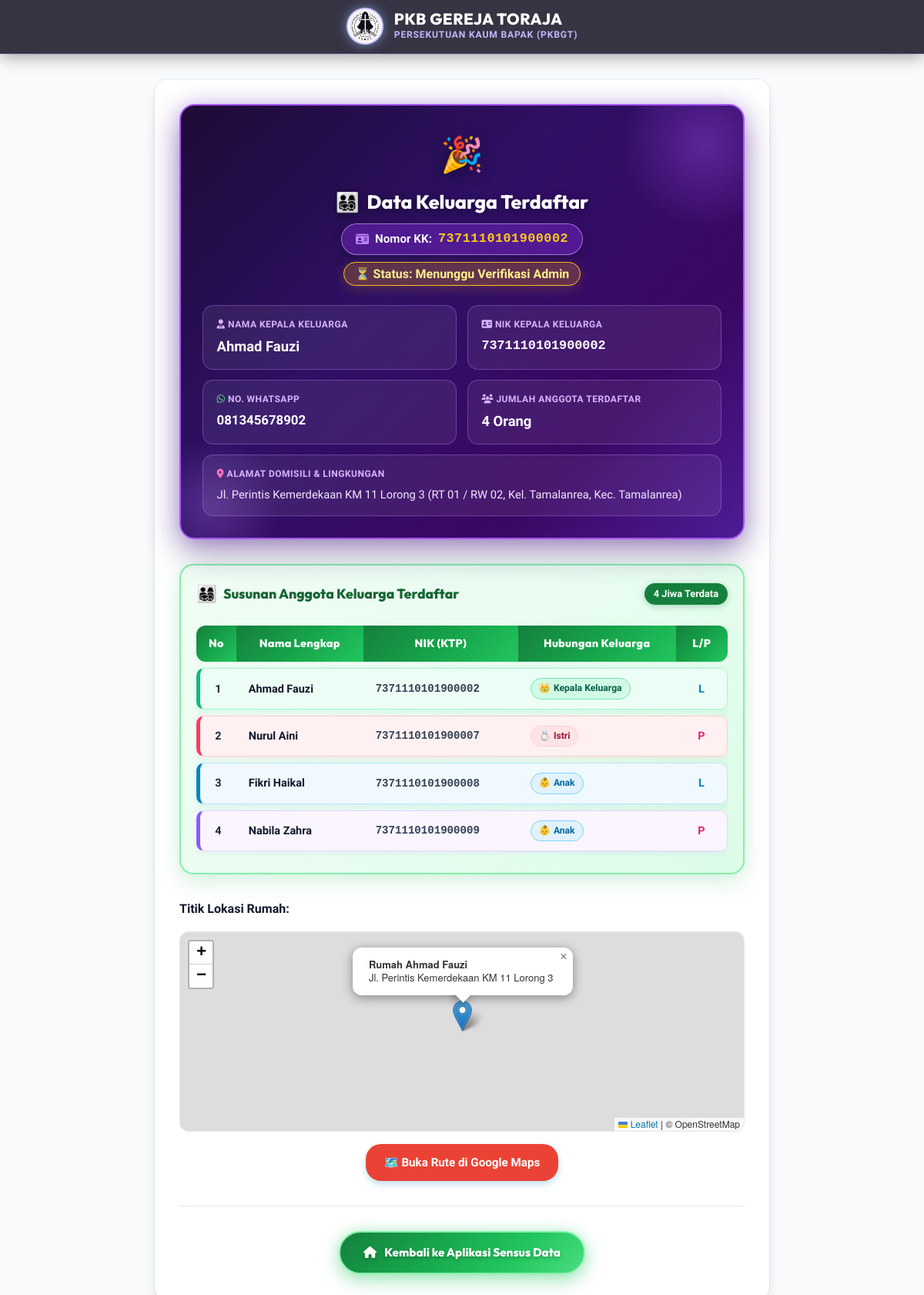
Page /pkb/sukses.php?id=2 on the committed database.
### tables this page shows
CREATE TABLE IF NOT EXISTS `families` (
    `id` INT AUTO_INCREMENT PRIMARY KEY,
    `no_kk` VARCHAR(16) NOT NULL UNIQUE,
    `nik_kepala` VARCHAR(16) NOT NULL,
    `nama_kepala` VARCHAR(100) NOT NULL,
    `no_hp` VARCHAR(20) NOT NULL,
    `rt` VARCHAR(10) DEFAULT '',
    `rw` VARCHAR(10) DEFAULT '',
    `kelurahan` VARCHAR(100) DEFAULT '',
    `kecamatan` VARCHAR(100) DEFAULT '',
    `alamat_lengkap` TEXT NOT NULL,
    `latitude` DECIMAL(10, 8) NOT NULL,
    `longitude` DECIMAL(11, 8) NOT NULL,
    `jumlah_tanggungan` INT DEFAULT 0,
    `foto_rumah` VARCHAR(255) DEFAULT NULL,
    `status_verifikasi` ENUM('pending', 'terverifikasi', 'ditolak') DEFAULT 'pending',
    `catatan_admin` TEXT DEFAULT NULL,
    `created_at` TIMESTAMP DEFAULT CURRENT_TIMESTAMP,
    `updated_at` TIMESTAMP DEFAULT CURRENT_TIMESTAMP ON UPDATE CURRENT_TIMESTAMP,
    INDEX `idx_kk` (`no_kk`),
    INDEX `idx_nik` (`nik_kepala`),
    INDEX `idx_coords` (`latitude`, `longitude`)
);

CREATE TABLE IF NOT EXISTS `family_members` (
    `id` INT AUTO_INCREMENT PRIMARY KEY,
    `family_id` INT NOT NULL,
    `nik` VARCHAR(16) NOT NULL,
    `nama_lengkap` VARCHAR(100) NOT NULL,
    `hubungan_keluarga` VARCHAR(50) NOT NULL,
    `jenis_kelamin` ENUM('L', 'P') NOT NULL,
    `tempat_lahir` VARCHAR(50) DEFAULT '',
    `tanggal_lahir` DATE NULL,
    `agama` VARCHAR(30) DEFAULT 'Islam',
    `pendidikan_terakhir` VARCHAR(50) DEFAULT '',
    `pekerjaan` VARCHAR(100) DEFAULT '',
    `created_at` TIMESTAMP DEFAULT CURRENT_TIMESTAMP,
    FOREIGN KEY (`family_id`) REFERENCES `families`(`id`) ON DELETE CASCADE
);

### pkb/sukses.php (the view, shortened to what this page needs)
<?php
$id = isset($_GET['id']) ? intval($_GET['id']) : 0;
$no_kk = isset($_GET['kk']) ? clean($_GET['kk']) : '';
$db = get_db();
$stmt = $db->prepare("SELECT * FROM families WHERE id = ? OR no_kk = ? LIMIT 1");
$stmt->execute([$id, $no_kk]);
$family = $stmt->fetch();
$stmtMembers = $db->prepare("SELECT * FROM family_members WHERE family_id = ? ORDER BY id ASC");
$stmtMembers->execute([$family['id']]);
$members = $stmtMembers->fetchAll();
?>
<!DOCTYPE html>
<html lang="id">
<head>
    <link rel="stylesheet" href="https://cdnjs.cloudflare.com/ajax/libs/font-awesome/6.4.0/css/all.min.css">
    <link rel="stylesheet" href="https://unpkg.com/leaflet@1.9.4/dist/leaflet.css" />
    <link rel="stylesheet" href="assets/css/style.css?v=<?= time() ?>">
</head>
<body>
    <nav class="navbar" id="navbar">
        <div class="container navbar-container">
            <a href="index.php" class="brand-logo" id="brand-logo">
                <div class="brand-logo-wrap">
                    <img src="assets/img/logo_pkbgt.png" alt="Logo PKBGT" class="brand-logo-img">
                </div>
                <div class="brand-text">
                    <span class="brand-title">PKB GEREJA TORAJA</span>
                    <span class="brand-subtitle">PERSEKUTUAN KAUM BAPAK (PKBGT)</span>
                </div>
            </a>
        </div>
    </nav>
    <div class="container main-wrapper" style="margin-top: 2rem;">
        <div class="card" style="max-width: 800px; margin: 0 auto 2rem auto;">
            <div class="card-purple-dynamic">
                <div style="text-align: center; margin-bottom: 1.75rem; position: relative; z-index: 1;">
                    <div style="font-size: 2.8rem; margin-bottom: 0.35rem; filter: drop-shadow(0 4px 10px rgba(0,0,0,0.4));">🎉</div>
                    <h2 class="purple-header-title">
                        <span>👨‍👩‍👧‍👦</span> Data Keluarga Terdaftar
                    </h2>
                    <div class="kk-badge-pill">
                        <i class="fa-solid fa-id-card" style="color: #c084fc;"></i>
                        <span>Nomor KK:</span>
                        <strong><?= htmlspecialchars($family['no_kk']) ?></strong>
                    </div>
                    <div>
                        <span class="badge-status badge-pending" style="background: rgba(245, 158, 11, 0.25); border: 1.5px solid #fbbf24; color: #fef08a; font-weight: 800; padding: 5px 14px; border-radius: 20px; box-shadow: 0 4px 15px rgba(245, 158, 11, 0.2);">
                            ⏳ Status: Menunggu Verifikasi Admin
                        </span>
                    </div>
                </div>
                <div class="form-grid" style="gap: 0.85rem; position: relative; z-index: 1;">
                    <div class="info-tile-purple">
                        <small><i class="fa-solid fa-user-tie"></i> Nama Kepala Keluarga</small>
                        <strong style="font-size: 1.15rem; color: #ffffff;"><?= htmlspecialchars($family['nama_kepala']) ?></strong>
                    </div>
                    <div class="info-tile-purple">
                        <small><i class="fa-solid fa-address-card"></i> NIK Kepala Keluarga</small>
                        <strong style="font-family: monospace; font-size: 1.05rem;"><?= htmlspecialchars($family['nik_kepala']) ?></strong>
                    </div>
                    <div class="info-tile-purple">
                        <small><i class="fa-brands fa-whatsapp" style="color:#4ade80;"></i> No. WhatsApp</small>
                        <strong><?= htmlspecialchars($family['no_hp']) ?></strong>
                    </div>
                    <div class="info-tile-purple">
                        <small><i class="fa-solid fa-users"></i> Jumlah Anggota Terdaftar</small>
                        <strong style="color: #67e8f9; font-size: 1.15rem;"><?= count($members) ?> Orang</strong>
                    </div>
                    <div class="col-full info-tile-purple">
                        <small><i class="fa-solid fa-location-dot" style="color:#f472b6;"></i> Alamat Domisili & Lingkungan</small>
                        <span><?= htmlspecialchars($family['alamat_lengkap']) ?> (RT <?= htmlspecialchars($family['rt']) ?> / RW <?= htmlspecialchars($family['rw']) ?>, Kel. <?= htmlspecialchars($family['kelurahan']) ?>, Kec. <?= htmlspecialchars($family['kecamatan']) ?>)</span>
                    </div>
                </div>
            </div>
            <?php if (!empty($members)): ?>
                <div class="table-leaf-wrapper">
                    <div class="table-leaf-header-title">
                        <div style="display: flex; align-items: center; gap: 8px;">
                            <span style="font-size: 1.35rem;">👨‍👩‍👧‍👦</span>
                            <h4 style="font-size: 1.1rem; font-weight: 800; color: #166534; margin: 0; font-family: 'Outfit', sans-serif;">
                                Susunan Anggota Keluarga Terdaftar
                            </h4>
                        </div>
                        <span style="background: #15803d; color: #ffffff; font-size: 0.8rem; font-weight: 800; padding: 4px 12px; border-radius: 20px; box-shadow: 0 2px 8px rgba(21, 128, 61, 0.3);">
                            <?= count($members) ?> Jiwa Terdata
                        </span>
                    </div>
                    <div style="overflow-x: auto;">
                        <table class="table-custom-leaf">
                            <thead>
                                <tr>
                                    <th style="width: 45px; text-align: center;">No</th>
                                    <th>Nama Lengkap</th>
                                    <th>NIK (KTP)</th>
                                    <th>Hubungan Keluarga</th>
                                    <th style="text-align: center;">L/P</th>
                                </tr>
                            </thead>
                            <tbody>
                                <?php
                                $anakCounter = 0;
                                foreach ($members as $idx => $m):
                                    $hub = strtolower(trim($m['hubungan_keluarga']));
                                    $rowClass = 'row-color-anak-1';
                                    $badgeClass = 'badge-pill-role-anak';
                                    $badgeIcon = '👶';
                                    if (strpos($hub, 'kepala') !== false || $idx === 0) {
                                        $rowClass = 'row-color-kepala';
                                        $badgeClass = 'badge-pill-role-kepala';
                                        $badgeIcon = '👑';
                                    } elseif (strpos($hub, 'istri') !== false) {
                                        $rowClass = 'row-color-istri';
                                        $badgeClass = 'badge-pill-role-istri';
                                        $badgeIcon = '💍';
                                    } elseif (strpos($hub, 'anak') !== false) {
                                        $anakCounter++;
                                        if ($anakCounter % 3 === 1) {
                                            $rowClass = 'row-color-anak-1';
                                        } elseif ($anakCounter % 3 === 2) {
                                            $rowClass = 'row-color-anak-2';
                                        } else {
                                            $rowClass = 'row-color-anak-3';
                                        }
                                        $badgeClass = 'badge-pill-role-anak';
                                        $badgeIcon = '👶';
                                    } elseif (strpos($hub, 'orang tua') !== false || strpos($hub, 'mertua') !== false || strpos($hub, 'ayah') !== false || strpos($hub, 'ibu') !== false) {
                                        $rowClass = 'row-color-anak-3';
                                        $badgeClass = 'badge-pill-role-ortu';
                                        $badgeIcon = '🧓';
                                    } else {
                                        $rowClass = 'row-color-anak-2';
                                        $badgeClass = 'badge-pill-role-famili';
                                        $badgeIcon = '👤';
                                    }
                                ?>
                                    <tr class="<?= $rowClass ?>">
                                        <td style="text-align: center; font-weight: 800;"><?= $idx + 1 ?></td>
                                        <td style="font-weight: 700; color: #0f172a;">
                                            <?= htmlspecialchars($m['nama_lengkap']) ?>
                                        </td>
                                        <td style="font-family: monospace; font-size: 0.88rem; color: #334155; font-weight: 600;">
                                            <?= !empty($m['nik']) ? htmlspecialchars($m['nik']) : '<span style="color:#94a3b8; font-style:italic;">- Belum Diisi -</span>' ?>
                                        </td>
                                        <td>
                                            <span class="badge-pill-role <?= $badgeClass ?>">
                                                <span><?= $badgeIcon ?></span> <?= htmlspecialchars($m['hubungan_keluarga']) ?>
                                            </span>
                                        </td>
                                        <td style="text-align: center; font-weight: 800; color: <?= $m['jenis_kelamin'] === 'L' ? '#0284c7' : '#db2777' ?>;">
                                            <?= htmlspecialchars($m['jenis_kelamin']) ?>
                                        </td>
                                    </tr>
                                <?php endforeach; ?>
                            </tbody>
                        </table>
                    </div>
                </div>
            <?php endif; ?>
            <div style="margin-bottom: 1.5rem;">
                <h4 style="font-size: 1rem; font-weight: 700; color: var(--secondary);">Titik Lokasi Rumah:</h4>
                <div id="preview-map"></div>
                <div style="margin-top: 1rem; display: flex; flex-wrap: wrap; gap: 0.75rem; justify-content: center;">
                    <a href="https://www.google.com/maps/search/?api=1&query=<?= $family['latitude'] ?>,<?= $family['longitude'] ?>" target="_blank" class="btn btn-primary" style="background: #ea4335; border-radius: 20px; font-weight: 700;">
                        🗺️ Buka Rute di Google Maps
                    </a>
                </div>
            </div>
            <hr style="margin: 2rem 0; border: none; border-top: 1px solid var(--border-color);">
            <div style="text-align: center; display: flex; justify-content: center; margin-top: 1rem;">
                <a href="index.php" class="btn-leaf-green">
                    <i class="fa-solid fa-house"></i> <span>Kembali ke Aplikasi Sensus Data</span>
                </a>
            </div>
        </div>
    </div>
</body>
</html>

### pkb/assets/css/style.css (style rules this page uses)
:root { --primary: #0284c7; --primary-hover: #0369a1; --primary-light: #e0f2fe; --secondary: #0f172a; --accent: #10b981; --accent-hover: #059669; --warning: #f59e0b; --danger: #ef4444; --bg-body: #f8fafc; --bg-card: #ffffff; --border-color: #e2e8f0; --text-main: #1e293b; --text-muted: #64748b; --radius-sm: 8px; --radius-md: 12px; --radius-lg: 16px; --radius-xl: 24px; --shadow-sm: 0 1px 2px 0 rgb(0 0 0 / 0.05); --shadow-md: 0 4px 6px -1px rgb(0 0 0 / 0.1), 0 2px 4px -2px rgb(0 0 0 / 0.1); --shadow-lg: 0 10px 15px -3px rgb(0 0 0 / 0.1), 0 4px 6px -4px rgb(0 0 0 / 0.1); --shadow-xl: 0 20px 25px -5px rgb(0 0 0 / 0.1), 0 8px 10px -6px rgb(0 0 0 / 0.1); }
* { box-sizing: border-box; margin: 0; padding: 0; }
body { font-family: 'Plus Jakarta Sans', -apple-system, BlinkMacSystemFont, "Segoe UI", Roboto, sans-serif; background-color: var(--bg-body); color: var(--text-main); line-height: 1.6; -webkit-font-smoothing: antialiased; }
.container { width: 100%; max-width: 1100px; margin: 0 auto; padding: 0 1.25rem; }
.main-wrapper { margin-top: -2rem; margin-bottom: 3rem; }
.card { background: var(--bg-card); border-radius: var(--radius-lg); box-shadow: var(--shadow-lg); border: 1px solid var(--border-color); padding: 2rem; margin-bottom: 2rem; }
.form-grid { display: grid; grid-template-columns: repeat(auto-fit, minmax(280px, 1fr)); gap: 1.25rem; }
.col-full { grid-column: 1 / -1; }
.btn { display: inline-flex; align-items: center; justify-content: center; gap: 0.5rem; font-family: inherit; font-size: 0.95rem; font-weight: 600; padding: 0.75rem 1.5rem; border-radius: var(--radius-md); border: none; cursor: pointer; text-decoration: none; transition: all 0.2s ease; }
.btn-primary { background-color: var(--primary); color: #ffffff; box-shadow: 0 4px 10px rgba(2, 132, 199, 0.25); }

### rows in the picture
families: no_kk "7371110101900002", nama_kepala "Ahmad Fauzi", nik_kepala "7371110101900002", no_hp "081345678902", alamat_lengkap "Jl. Perintis Kemerdekaan KM 11 Lorong 3", rt "01", rw "02", kelurahan "Tamalanrea", kecamatan "Tamalanrea"
family_members: nama_lengkap "Ahmad Fauzi", nik "7371110101900002", hubungan_keluarga "👑", hubungan_keluarga "Kepala Keluarga", jenis_kelamin "L"
family_members: nama_lengkap "Nurul Aini", nik "7371110101900007", hubungan_keluarga "💍", hubungan_keluarga "Istri", jenis_kelamin "P"
family_members: nama_lengkap "Fikri Haikal", nik "7371110101900008", hubungan_keluarga "👶", hubungan_keluarga "Anak", jenis_kelamin "L"
family_members: nama_lengkap "Nabila Zahra", nik "7371110101900009", hubungan_keluarga "👶", hubungan_keluarga "Anak", jenis_kelamin "P"

### other values in the picture
count($members) "4"
